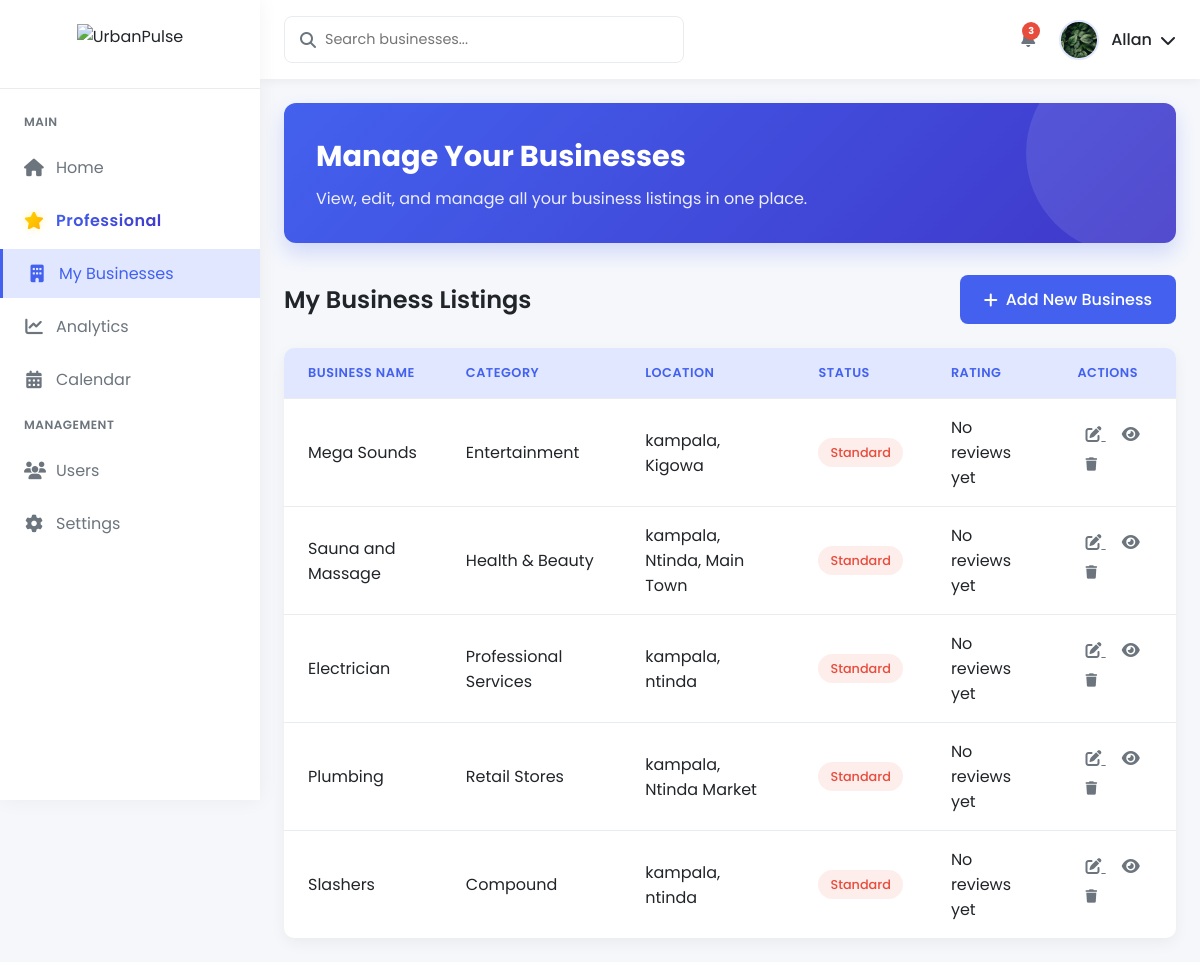
Screenshot of /business/index.php (signed in) with the database file from the repository.
### tables this page shows
CREATE TABLE IF NOT EXISTS `businesses` (
  `id` int NOT NULL AUTO_INCREMENT,
  `name` varchar(255) NOT NULL,
  `description` text,
  `category_id` int NOT NULL,
  `address` text NOT NULL,
  `city` varchar(100) NOT NULL,
  `phone` varchar(20) NOT NULL,
  `email` varchar(191) DEFAULT NULL,
  `website` varchar(255) DEFAULT NULL,
  `latitude` decimal(10,8) DEFAULT NULL,
  `longitude` decimal(11,8) DEFAULT NULL,
  `opening_hours` text,
  `rating` decimal(2,1) DEFAULT '0.0',
  `review_count` int DEFAULT '0',
  `featured` tinyint(1) DEFAULT '0',
  `created_at` timestamp NULL DEFAULT CURRENT_TIMESTAMP,
  `updated_at` timestamp NULL DEFAULT CURRENT_TIMESTAMP ON UPDATE CURRENT_TIMESTAMP,
  `owner_id` int DEFAULT NULL,
  PRIMARY KEY (`id`),
  KEY `category_id` (`category_id`),
  KEY `owner_id` (`owner_id`)
);

CREATE TABLE IF NOT EXISTS `categories` (
  `id` int NOT NULL AUTO_INCREMENT,
  `name` varchar(100) NOT NULL,
  `slug` varchar(100) NOT NULL,
  `icon` varchar(50) DEFAULT NULL,
  PRIMARY KEY (`id`),
  UNIQUE KEY `slug` (`slug`)
);

### business/index.php (the view, shortened to what this page needs)
<?php
require_once __DIR__ . '/../includes/db.php';
try {
    $businessStmt = $pdo->prepare("
        SELECT b.*, c.name as category_name
        FROM businesses b
        LEFT JOIN categories c ON b.category_id = c.id
        WHERE b.owner_id = ?
    ");
    $businessStmt->execute([$_SESSION['user_id']]);
    $businesses = $businessStmt->fetchAll();
} catch (PDOException $e) {
    die("Database error: " . $e->getMessage());
}
?>
<!DOCTYPE html>
<html lang="en">
<head>
    <link rel="stylesheet" href="https://cdnjs.cloudflare.com/ajax/libs/font-awesome/6.4.0/css/all.min.css">
</head>
<body>
    <div class="sidebar">
        <div class="sidebar-header">
            <img src="../assets/images/logo-dark.png" alt="UrbanPulse" class="sidebar-logo">
        </div>
        <div class="sidebar-menu">
            <div class="menu-title">Main</div>
             <a href="../index.php" class="menu-item">
        <i class="fas fa-home"></i>
        <span>Home</span>
    </a>
<a href="professional.php" class="menu-item">
    <i class="fas fa-star" style="
        background: linear-gradient(135deg, #FFD700, #FFA500);
        -webkit-background-clip: text;
        background-clip: text;
        color: transparent;
        text-shadow: 0 0 8px rgba(255, 215, 0, 0.3);
        animation: pulse 2s infinite;
    "></i>
    <span style="
        background: linear-gradient(135deg, #4361ee, #3f37c9);
        -webkit-background-clip: text;
        background-clip: text;
        color: transparent;
        font-weight: 600;
        letter-spacing: 0.5px;
    ">Professional</span>
</a>
            <a href="index.php" class="menu-item active">
                <i class="fas fa-building"></i>
                <span>My Businesses</span>
            </a>
            <a href="analytics.php" class="menu-item">
                <i class="fas fa-chart-line"></i>
                <span>Analytics</span>
            </a>
            <a href="calendar.php" class="menu-item">
                <i class="fas fa-calendar-alt"></i>
                <span>Calendar</span>
            </a>
            <div class="menu-title">Management</div>
            <a href="users.php" class="menu-item">
                <i class="fas fa-users"></i>
                <span>Users</span>
            </a>
            <a href="settings.php" class="menu-item">
                <i class="fas fa-cog"></i>
                <span>Settings</span>
            </a>
        </div>
    </div>
    <div class="main-content">
        <nav class="top-nav">
            <div class="search-bar">
                <i class="fas fa-search"></i>
                <input type="text" placeholder="Search businesses...">
            </div>
            <div class="user-menu">
                <div class="notification-icon">
                    <span class="notification-badge">3</span>
                </div>
                <div class="user-profile">
                    <img src="../assets/uploads/profile/<?= htmlspecialchars($_SESSION['profile_photo']) ?>" alt="Profile" class="profile-img">
                    <span class="profile-name"><?= htmlspecialchars($_SESSION['username']) ?></span>
                    <i class="fas fa-chevron-down"></i>
                </div>
            </div>
        </nav>
        <div class="content-wrapper">
            <div class="welcome-card">
                <h1>Manage Your Businesses</h1>
                <p>View, edit, and manage all your business listings in one place.</p>
            </div>
            <div class="business-section">
                <div class="business-header">
                    <h2 class="section-title">My Business Listings</h2>
                    <a href="add-business.php" class="btn btn-primary">
                        <i class="fas fa-plus"></i>
                        Add New Business
                    </a>
                </div>
                <div class="business-table">
                    <table>
                        <thead>
                            <tr>
                                <th>Business Name</th>
                                <th>Category</th>
                                <th>Location</th>
                                <th>Status</th>
                                <th>Rating</th>
                                <th>Actions</th>
                            </tr>
                        </thead>
                        <tbody>
                            <?php if (count($businesses) > 0): ?>
                                <?php foreach ($businesses as $business): ?>
                                    <tr>
                                        <td><?= htmlspecialchars($business['name'] ?? '') ?></td>
                                        <td><?= htmlspecialchars($business['category_name'] ?? 'Uncategorized') ?></td>
                                        <td><?= htmlspecialchars(($business['city'] ?? '') . ($business['address'] ? ', ' . $business['address'] : '')) ?></td>
                                        <td>
                                            <span class="status <?= ($business['featured'] ?? false) ? 'status-active' : 'status-inactive' ?>">
                                                <?= ($business['featured'] ?? false) ? 'Featured' : 'Standard' ?>
                                            </span>
                                        </td>
                                        <td>
                                            <?php if ($business['rating'] > 0): ?>
                                                <?= str_repeat('★', floor($business['rating'])) ?><?= str_repeat('☆', 5 - floor($business['rating'])) ?>
                                                (<?= $business['review_count'] ?? 0 ?>)
                                            <?php else: ?>
                                                No reviews yet
                                            <?php endif; ?>
                                        </td>
                                        <td>
                                            <a href="edit-business.php?id=<?= $business['id'] ?>" class="action-btn" title="Edit">
                                                <i class="fas fa-edit"></i>
                                            </a>
                                            <a href="view-business.php?id=<?= $business['id'] ?>" class="action-btn" title="View">
                                                <i class="fas fa-eye"></i>
                                            </a>
                                            <button class="action-btn delete-business" title="Delete" data-id="<?= $business['id'] ?>">
                                                <i class="fas fa-trash"></i>
                                            </button>
                                        </td>
                                    </tr>
                                <?php endforeach; ?>
                            <?php endif; ?>
                        </tbody>
                    </table>
                </div>
            </div>
        </div>
    </div>
</body>
</html>

### rows the page displays
businesses: name "Mega Sounds", category.name "Entertainment", city+address "kampala, Kigowa", featured "Standard", rating "No reviews yet"
businesses: name "Sauna and Massage", category.name "Health & Beauty", city+address "kampala, Ntinda, Main Town", featured "Standard", rating "No reviews yet"
businesses: name "Electrician", category.name "Professional Services", city+address "kampala, ntinda", featured "Standard", rating "No reviews yet"
businesses: name "Plumbing", category.name "Retail Stores", city+address "kampala, Ntinda Market", featured "Standard", rating "No reviews yet"
businesses: name "Slashers", category.name "Compound", city+address "kampala, ntinda", featured "Standard", rating "No reviews yet"

### other values shown
$_SESSION['username'] "Allan"
